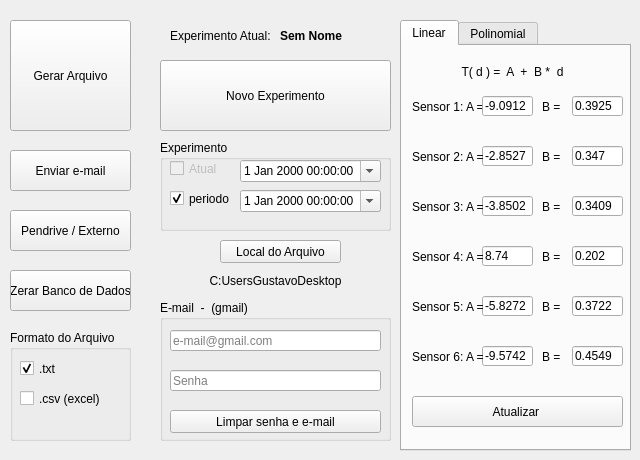
    <widget class="QWidget" name="tab_6">
     <attribute name="title">
      <string>Dados</string>
     </attribute>
     <widget class="QPushButton" name="pushButton_8">
      <property name="geometry">
       <rect>
        <x>10</x>
        <y>20</y>
        <width>121</width>
        <height>111</height>
       </rect>
      </property>
      <property name="text">
       <string>Gerar Arquivo</string>
      </property>
     </widget>
     <widget class="QPushButton" name="pushButton_11">
      <property name="geometry">
       <rect>
        <x>10</x>
        <y>150</y>
        <width>121</width>
        <height>41</height>
       </rect>
      </property>
      <property name="text">
       <string>Enviar e-mail</string>
      </property>
     </widget>
     <widget class="QPushButton" name="pushButton_12">
      <property name="geometry">
       <rect>
        <x>10</x>
        <y>210</y>
        <width>121</width>
        <height>41</height>
       </rect>
      </property>
      <property name="text">
       <string>Pendrive / Externo</string>
      </property>
     </widget>
     <widget class="QGroupBox" name="groupBox_10">
      <property name="geometry">
       <rect>
        <x>10</x>
        <y>330</y>
        <width>121</width>
        <height>111</height>
       </rect>
      </property>
      <property name="title">
       <string>Formato do Arquivo</string>
      </property>
      <property name="checkable">
       <bool>false</bool>
      </property>
      <widget class="QCheckBox" name="checkBox_15">
       <property name="geometry">
        <rect>
         <x>10</x>
         <y>30</y>
         <width>70</width>
         <height>17</height>
        </rect>
       </property>
       <property name="text">
        <string>.txt</string>
       </property>
       <property name="checked">
        <bool>true</bool>
       </property>
       <property name="autoExclusive">
        <bool>true</bool>
       </property>
      </widget>
      <widget class="QCheckBox" name="checkBox_16">
       <property name="geometry">
        <rect>
         <x>10</x>
         <y>60</y>
         <width>81</width>
         <height>17</height>
        </rect>
       </property>
       <property name="text">
        <string>.csv (excel)</string>
       </property>
       <property name="autoExclusive">
        <bool>true</bool>
       </property>
      </widget>
     </widget>
     <widget class="QPushButton" name="pushButton_13">
      <property name="geometry">
       <rect>
        <x>10</x>
        <y>270</y>
        <width>121</width>
        <height>41</height>
       </rect>
      </property>
      <property name="text">
       <string>Zerar Banco de Dados</string>
      </property>
     </widget>
     <widget class="QGroupBox" name="groupBox_11">
      <property name="geometry">
       <rect>
        <x>160</x>
        <y>300</y>
        <width>231</width>
        <height>141</height>
       </rect>
      </property>
      <property name="title">
       <string>E-mail  -  (gmail)</string>
      </property>
      <widget class="QLineEdit" name="lineEdit_2">
       <property name="geometry">
        <rect>
         <x>10</x>
         <y>30</y>
         <width>211</width>
         <height>21</height>
        </rect>
       </property>
       <property name="inputMask">
        <string notr="true"/>
       </property>
       <property name="placeholderText">
        <string>e-mail@gmail.com</string>
       </property>
      </widget>
      <widget class="QLineEdit" name="lineEdit_3">
       <property name="geometry">
        <rect>
         <x>10</x>
         <y>70</y>
         <width>211</width>
         <height>21</height>
        </rect>
       </property>
       <property name="echoMode">
        <enum>QLineEdit::Password</enum>
       </property>
       <property name="readOnly">
        <bool>false</bool>
       </property>
       <property name="placeholderText">
        <string>Senha</string>
       </property>
      </widget>
      <widget class="QPushButton" name="pushButton_14">
       <property name="geometry">
        <rect>
         <x>10</x>
         <y>110</y>
         <width>211</width>
         <height>23</height>
        </rect>
       </property>
       <property name="text">
        <string>Limpar senha e e-mail</string>
       </property>
      </widget>
     </widget>
     <widget class="QGroupBox" name="groupBox_12">
      <property name="geometry">
       <rect>
        <x>160</x>
        <y>140</y>
        <width>231</width>
        <height>91</height>
       </rect>
      </property>
      <property name="title">
       <string>Experimento</string>
      </property>
      <widget class="QCheckBox" name="checkBox_18">
       <property name="geometry">
        <rect>
         <x>10</x>
         <y>50</y>
         <width>61</width>
         <height>17</height>
        </rect>
       </property>
       <property name="text">
        <string>periodo</string>
       </property>
       <property name="checked">
        <bool>true</bool>
       </property>
       <property name="autoExclusive">
        <bool>true</bool>
       </property>
      </widget>
      <widget class="QCheckBox" name="checkBox_19">
       <property name="enabled">
        <bool>false</bool>
       </property>
       <property name="geometry">
        <rect>
         <x>10</x>
         <y>20</y>
         <width>111</width>
         <height>17</height>
        </rect>
       </property>
       <property name="text">
        <string>Atual</string>
       </property>
       <property name="checked">
        <bool>false</bool>
       </property>
       <property name="autoExclusive">
        <bool>true</bool>
       </property>
      </widget>
      <widget class="QDateTimeEdit" name="dateTimeEdit">
       <property name="geometry">
        <rect>
         <x>80</x>
         <y>20</y>
         <width>141</width>
         <height>22</height>
        </rect>
       </property>
       <property name="calendarPopup">
        <bool>true</bool>
       </property>
      </widget>
      <widget class="QDateTimeEdit" name="dateTimeEdit_2">
       <property name="geometry">
        <rect>
         <x>80</x>
         <y>50</y>
         <width>141</width>
         <height>22</height>
        </rect>
       </property>
       <property name="calendarPopup">
        <bool>true</bool>
       </property>
      </widget>
     </widget>
     <widget class="QLabel" name="label_19">
      <property name="geometry">
       <rect>
        <x>170</x>
        <y>20</y>
        <width>101</width>
        <height>31</height>
       </rect>
      </property>
      <property name="text">
       <string>Experimento Atual:</string>
      </property>
     </widget>
     <widget class="QLabel" name="label_20">
      <property name="geometry">
       <rect>
        <x>280</x>
        <y>20</y>
        <width>101</width>
        <height>31</height>
       </rect>
      </property>
      <property name="font">
       <font>
        <weight>75</weight>
        <bold>true</bold>
       </font>
      </property>
      <property name="text">
       <string>Sem Nome</string>
      </property>
     </widget>
     <widget class="QPushButton" name="pushButton_15">
      <property name="geometry">
       <rect>
        <x>160</x>
        <y>60</y>
        <width>231</width>
        <height>71</height>
       </rect>
      </property>
      <property name="text">
       <string>Novo Experimento</string>
      </property>
     </widget>
     <widget class="QPushButton" name="pushButton_16">
      <property name="geometry">
       <rect>
        <x>220</x>
        <y>240</y>
        <width>121</width>
        <height>23</height>
       </rect>
      </property>
      <property name="text">
       <string>Local do Arquivo</string>
      </property>
     </widget>
     <widget class="QLabel" name="label_18">
      <property name="geometry">
       <rect>
        <x>170</x>
        <y>270</y>
        <width>211</width>
        <height>21</height>
       </rect>
      </property>
      <property name="text">
       <string>C:UsersGustavoDesktop</string>
      </property>
      <property name="alignment">
       <set>Qt::AlignCenter</set>
      </property>
     </widget>
     <widget class="QTabWidget" name="tabWidget_3">
      <property name="geometry">
       <rect>
        <x>400</x>
        <y>20</y>
        <width>231</width>
        <height>431</height>
       </rect>
      </property>
      <property name="currentIndex">
       <number>0</number>
      </property>
      <widget class="QWidget" name="tab_7">
       <attribute name="title">
        <string>Linear</string>
       </attribute>
       <widget class="QLabel" name="label_17">
        <property name="geometry">
         <rect>
          <x>10</x>
          <y>10</y>
          <width>201</width>
          <height>31</height>
         </rect>
        </property>
        <property name="text">
         <string>T( d ) =  A  +  B *  d</string>
        </property>
        <property name="alignment">
         <set>Qt::AlignCenter</set>
        </property>
       </widget>
       <widget class="QLabel" name="label_21">
        <property name="geometry">
         <rect>
          <x>10</x>
          <y>50</y>
          <width>71</width>
          <height>21</height>
         </rect>
        </property>
        <property name="text">
         <string>Sensor 1: A =</string>
        </property>
       </widget>
       <widget class="QLineEdit" name="lineEdit_4">
        <property name="geometry">
         <rect>
          <x>80</x>
          <y>50</y>
          <width>51</width>
          <height>20</height>
         </rect>
        </property>
        <property name="text">
         <string>-9.0912</string>
        </property>
       </widget>
       <widget class="QLabel" name="label_22">
        <property name="geometry">
         <rect>
          <x>140</x>
          <y>50</y>
          <width>21</width>
          <height>21</height>
         </rect>
        </property>
        <property name="text">
         <string>B =</string>
        </property>
       </widget>
       <widget class="QLineEdit" name="lineEdit_5">
        <property name="geometry">
         <rect>
          <x>170</x>
          <y>50</y>
          <width>51</width>
          <height>20</height>
         </rect>
        </property>
        <property name="text">
         <string>0.3925</string>
        </property>
       </widget>
       <widget class="QLineEdit" name="lineEdit_6">
        <property name="geometry">
         <rect>
          <x>170</x>
          <y>100</y>
          <width>51</width>
          <height>20</height>
         </rect>
        </property>
        <property name="text">
         <string>0.347</string>
        </property>
       </widget>
       <widget class="QLineEdit" name="lineEdit_7">
        <property name="geometry">
         <rect>
          <x>80</x>
          <y>100</y>
          <width>51</width>
          <height>20</height>
         </rect>
        </property>
        <property name="text">
         <string>-2.8527</string>
        </property>
       </widget>
       <widget class="QLabel" name="label_23">
        <property name="geometry">
         <rect>
          <x>10</x>
          <y>100</y>
          <width>71</width>
          <height>21</height>
         </rect>
        </property>
        <property name="text">
         <string>Sensor 2: A =</string>
        </property>
       </widget>
       <widget class="QLabel" name="label_24">
        <property name="geometry">
         <rect>
          <x>140</x>
          <y>100</y>
          <width>21</width>
          <height>21</height>
         </rect>
        </property>
        <property name="text">
         <string>B =</string>
        </property>
       </widget>
       <widget class="QLineEdit" name="lineEdit_8">
        <property name="geometry">
         <rect>
          <x>170</x>
          <y>150</y>
          <width>51</width>
          <height>20</height>
         </rect>
        </property>
        <property name="text">
         <string>0.3409</string>
        </property>
       </widget>
       <widget class="QLineEdit" name="lineEdit_9">
        <property name="geometry">
         <rect>
          <x>80</x>
          <y>150</y>
          <width>51</width>
          <height>20</height>
         </rect>
        </property>
        <property name="text">
         <string>-3.8502</string>
        </property>
       </widget>
       <widget class="QLabel" name="label_25">
        <property name="geometry">
         <rect>
          <x>10</x>
          <y>150</y>
          <width>71</width>
          <height>21</height>
         </rect>
        </property>
        <property name="text">
         <string>Sensor 3: A =</string>
        </property>
       </widget>
       <widget class="QLabel" name="label_26">
        <property name="geometry">
         <rect>
          <x>140</x>
          <y>150</y>
          <width>21</width>
          <height>21</height>
         </rect>
        </property>
        <property name="text">
         <string>B =</string>
        </property>
       </widget>
       <widget class="QLineEdit" name="lineEdit_10">
        <property name="geometry">
         <rect>
          <x>170</x>
          <y>200</y>
          <width>51</width>
          <height>20</height>
         </rect>
        </property>
        <property name="text">
         <string>0.202</string>
        </property>
       </widget>
       <widget class="QLineEdit" name="lineEdit_11">
        <property name="geometry">
         <rect>
          <x>80</x>
          <y>200</y>
          <width>51</width>
          <height>20</height>
         </rect>
        </property>
        <property name="text">
         <string>8.74</string>
        </property>
       </widget>
       <widget class="QLabel" name="label_27">
        <property name="geometry">
         <rect>
          <x>10</x>
          <y>200</y>
          <width>71</width>
          <height>21</height>
         </rect>
        </property>
        <property name="text">
         <string>Sensor 4: A =</string>
        </property>
       </widget>
       <widget class="QLabel" name="label_28">
        <property name="geometry">
         <rect>
          <x>140</x>
          <y>200</y>
          <width>21</width>
          <height>21</height>
         </rect>
        </property>
        <property name="text">
         <string>B =</string>
        </property>
       </widget>
       <widget class="QLineEdit" name="lineEdit_12">
        <property name="geometry">
         <rect>
          <x>170</x>
          <y>250</y>
          <width>51</width>
          <height>20</height>
         </rect>
        </property>
        <property name="text">
         <string>0.3722</string>
        </property>
       </widget>
       <widget class="QLineEdit" name="lineEdit_13">
        <property name="geometry">
         <rect>
          <x>80</x>
          <y>250</y>
          <width>51</width>
          <height>20</height>
         </rect>
        </property>
        <property name="text">
         <string>-5.8272</string>
        </property>
       </widget>
       <widget class="QLabel" name="label_29">
        <property name="geometry">
         <rect>
          <x>10</x>
          <y>250</y>
          <width>71</width>
          <height>21</height>
         </rect>
        </property>
        <property name="text">
         <string>Sensor 5: A =</string>
        </property>
       </widget>
       <widget class="QLabel" name="label_30">
        <property name="geometry">
         <rect>
          <x>140</x>
          <y>250</y>
          <width>21</width>
          <height>21</height>
         </rect>
        </property>
        <property name="text">
         <string>B =</string>
        </property>
       </widget>
       <widget class="QLineEdit" name="lineEdit_14">
        <property name="geometry">
         <rect>
          <x>170</x>
          <y>300</y>
          <width>51</width>
          <height>20</height>
         </rect>
        </property>
        <property name="text">
         <string>0.4549</string>
        </property>
       </widget>
       <widget class="QLineEdit" name="lineEdit_15">
        <property name="geometry">
         <rect>
          <x>80</x>
          <y>300</y>
          <width>51</width>
          <height>20</height>
         </rect>
        </property>
        <property name="text">
         <string>-9.5742</string>
        </property>
       </widget>
       <widget class="QLabel" name="label_31">
        <property name="geometry">
         <rect>
          <x>10</x>
          <y>300</y>
          <width>71</width>
          <height>21</height>
         </rect>
        </property>
        <property name="text">
         <string>Sensor 6: A =</string>
        </property>
       </widget>
       <widget class="QLabel" name="label_32">
        <property name="geometry">
         <rect>
          <x>140</x>
          <y>300</y>
          <width>21</width>
          <height>21</height>
         </rect>
        </property>
        <property name="text">
         <string>B =</string>
        </property>
       </widget>
       <widget class="QPushButton" name="pushButton_17">
        <property name="geometry">
         <rect>
          <x>10</x>
          <y>350</y>
          <width>211</width>
          <height>31</height>
         </rect>
        </property>
        <property name="text">
         <string>Atualizar </string>
        </property>
       </widget>
      </widget>
      <widget class="QWidget" name="tab_8">
       <attribute name="title">
        <string>Polinomial</string>
       </attribute>
      </widget>
     </widget>
    </widget>
